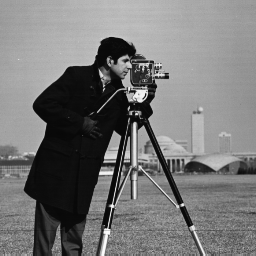
%> input picture labs/images/cameraman.tif, 256 x 256 px
$ octave imLab9_1.m   (GNU Octave 9; MATLAB toolbox functions it lacks are replaced by stand-ins)
%> lines starting %> are read from the running program, lines starting %| are printed output that depends on the picture
%Lab 9_1
%What is entropy
%HKa nov. 2008

clear, close all;

I=imread('cameraman.tif');
%> I is the input picture: size 256x256 uint8; min 7, max 253, mean 118.7
dI=double(I);
B=6;%Set B=0 to answer Q1
dI=2^B*floor(dI/2^B);
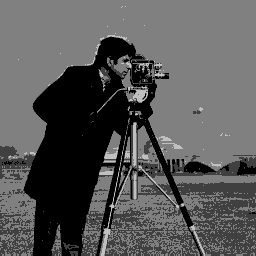
%> dI: size 256x256 double; min 0, max 192, mean 87.6
figure, imshow(dI/255);


[yvals, xvals]=hist(dI(:),0:255);
%> yvals = 256 values, max 37886 at index 129, min 0 at index 2, mean 256; xvals = 256 values from 0 to 255
pvals=yvals/(sum(yvals));%The pdf is a sum of Dirac-deltas
%> pvals = 256 values, max 0.578 at index 129, min 0 at index 2, mean 0.00391

figure, stem(pvals);title('pdf');
%> after `title('pdf')`:
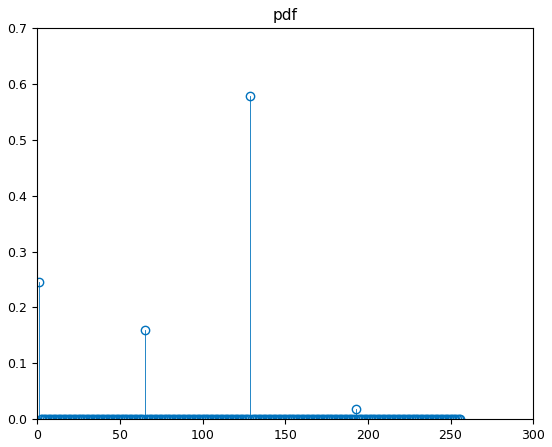
%> figure redrawn from the program's plot data; highest point at x = 129, y = 0.578

m0=sum(1.*pvals)             %0-moment should be zero
%> m0 = 1
m=sum(xvals.*pvals)          %integrate to get mean
%> m = 87.63
pvals(find(pvals==0))=10^-23;
H=sum(-log2(pvals).*pvals)   %entropy is calculated
%> H = 1.48
